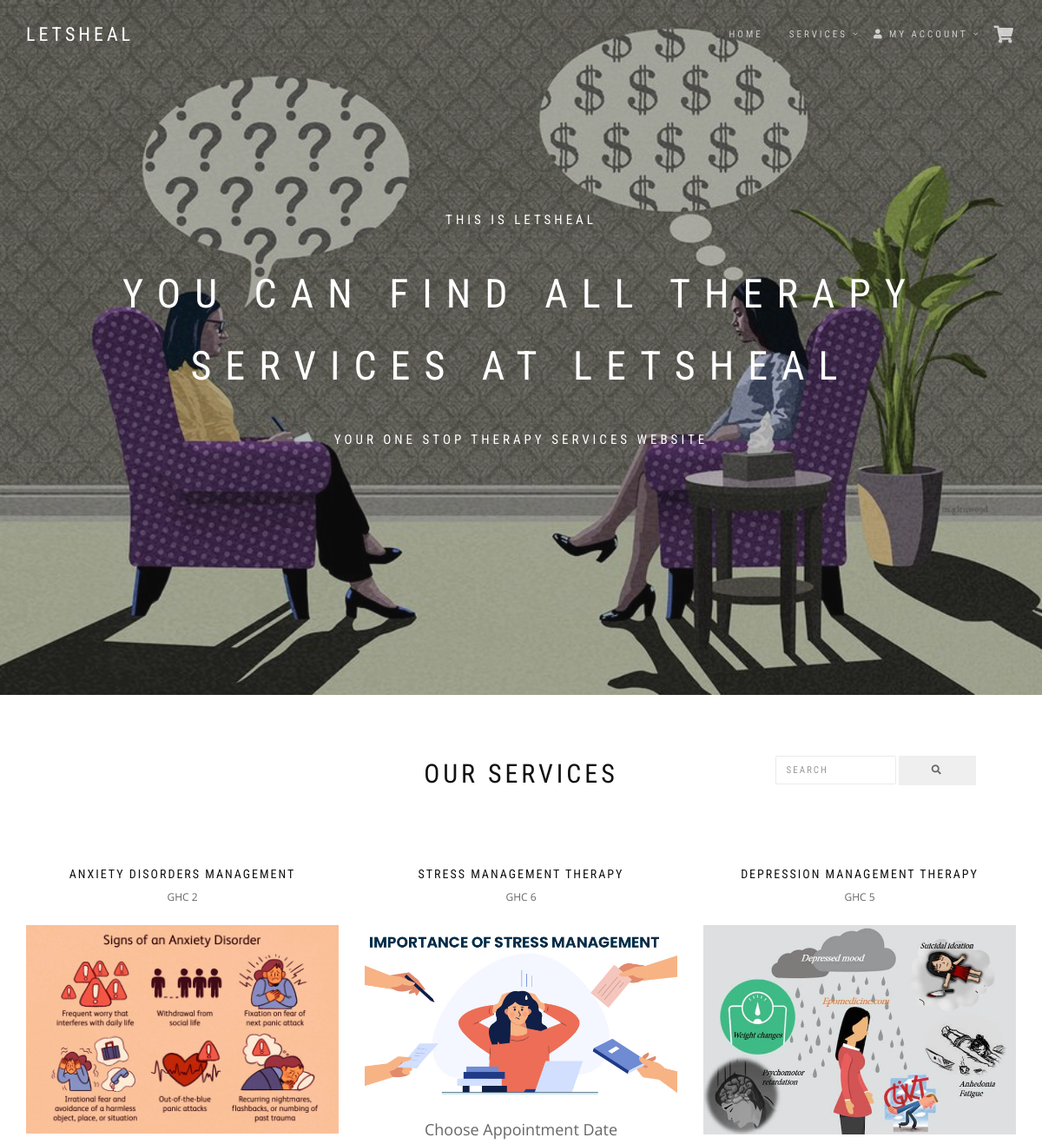
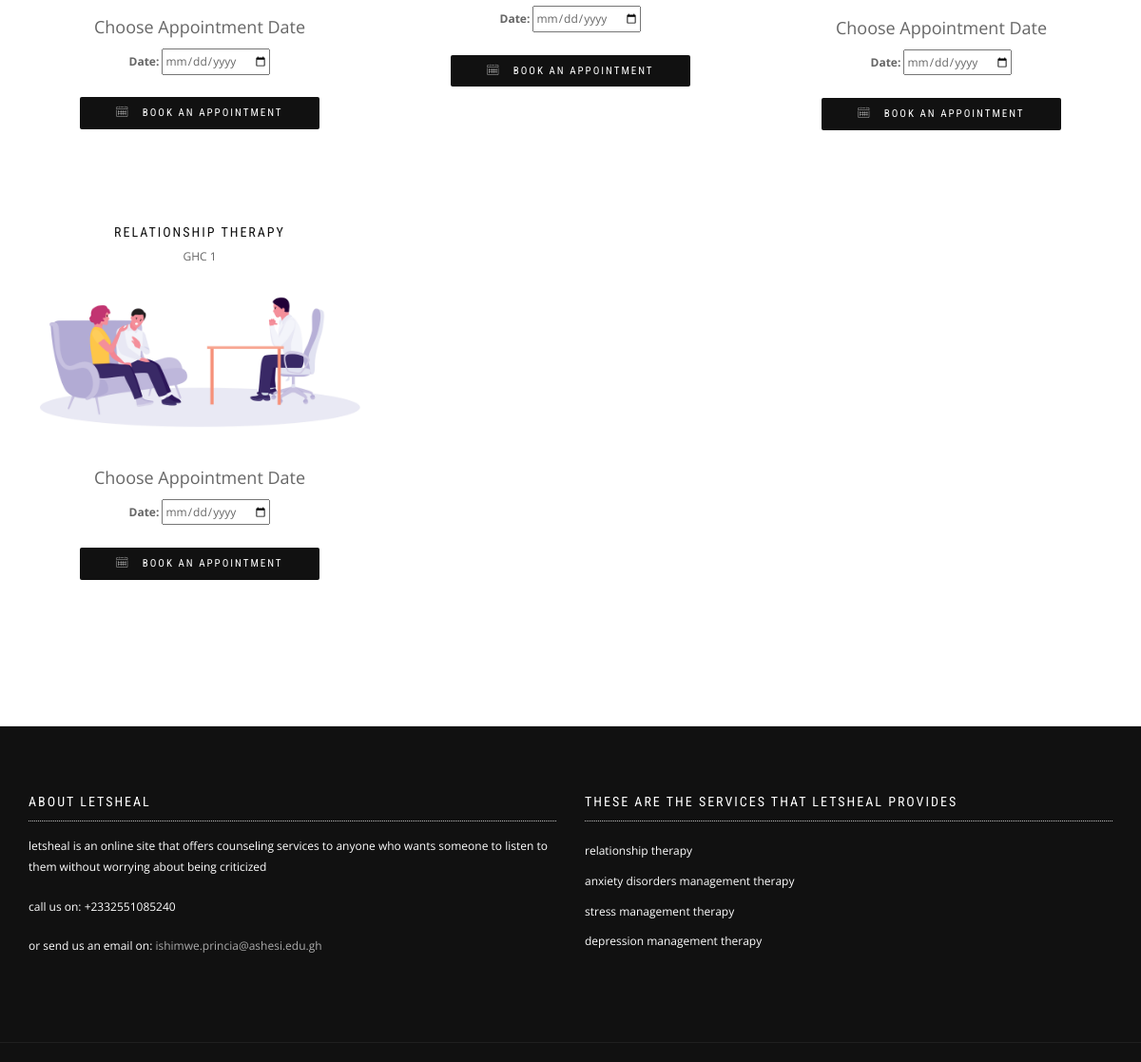
Page /views/shop.php on the committed database (2 pictures, top to bottom).
### tables this page shows
CREATE TABLE `services` (
  `service_id` int(11) NOT NULL,
  `service_cat` int(11) NOT NULL,
  `service_brand` int(11) NOT NULL,
  `service_title` varchar(200) NOT NULL,
  `service_price` double NOT NULL,
  `service_desc` varchar(500) DEFAULT NULL,
  `service_image` varchar(100) DEFAULT NULL,
  `service_keywords` varchar(100) DEFAULT NULL
);

### settings/db_connect.php (called while the page is built, shortened)
<?php
class Connection{
	public $db = null;
	public $results = null;
	function connection(){
		$this->db = mysqli_connect(SERVER, USER, PASSWORD, DATABASE);
		return true;
	}
	function query($query){
		$this->results = mysqli_query($this->db, $query);
		return true;
	}
	function fetch($query){
		if($this->query($query)) {
			return mysqli_fetch_all($this->results, MYSQLI_ASSOC);
		}
		return false;
	}
}
?>

### controllers/service_controller.php (called while the page is built, shortened)
<?php
require('../classes/service_class.php');
function select_all_services_ctr(){
    $service_instance = new Service_class();
    return $service_instance->select_all_services_cls();
}
?>

### classes/service_class.php (called while the page is built, shortened)
<?php
include_once('../settings/db_connect.php');
class Service_class extends Connection{
    function select_all_services_cls(){
		$sql = "SELECT * FROM `services`";
		return $this->fetch($sql);
	}
}
?>

### views/shop.php (the view, shortened to what this page needs)
<?php
require('../controllers/service_controller.php');
include('menu.php');
?>
<section class="home-section home-fade home-full-height" id="home">
  <div class="hero-slider">
    <ul class="slides">
      <li class="bg-dark-30 bg-dark shop-page-header" style="background-image:url(&quot;../assets/images/landing/Tbcg.JPG&quot;);">
        <div class="titan-caption">
          <div class="caption-content">
            <div class="font-alt mb-30 titan-title-size-1">This is letsheal</div>
            <div class="font-alt mb-30 titan-title-size-3"> you can find all therapy services at letsheal</div>
            <div class="font-alt mb-40 titan-title-size-1">Your one stop therapy services website</div>
        </div>
      </li>
    </ul>
  </div>
</section>
<div class="main">
  <section class="module-small" id="services">
    <div class="container">
      <div class="row">
        <div class="col-sm-6 col-sm-offset-3">
          <h2 class="module-title font-alt">Our services</h2>
        </div>
        <form class="form-inline" method="get" action="../actions/search.php">
          <input class="form-control" type="search" placeholder="Search"  name="searchTerm">
          <button class="btn btn-outline-success my-2 my-sm-0" type="submit" name="search"><i class ="fa fa-search"></i></button>
        </form>
      </div>
      <div class="row multi-columns-row">
        <?php
          $services=select_all_services_ctr();
          foreach ($services as $service){
            $id=$service['service_id'];
        ?>
        <div class="col-sm-6 col-md-4 col-lg-4">
          <div class="shop-item">
          <h4 class="shop-item-title font-alt"><a href="single_service.php?id=<?= $id;?>" ><?= $service['service_title']?></a></h2>GHC <?= $service['service_price']?>
        <br> <br>
            <div class="shop-item-image"><img src=<?php echo $service['service_image'];?> />
            </div>
            <div class="cart" style="padding-top:5%">
            <div>
                  <h4>Choose Appointment Date</h4>
                  <form action="../actions/add_to_cart.php?sid=" method="POST">
                    <label for="appointment">Date:</label>
                    <input type="date" id="appointment" name="appointment"><br><br>
                    <button type="submit" class="btn btn-round btn-b"><span><i class="icon-calendar"></i> &nbsp; Book an Appointment</span></button>
                  </form>
                </div><br><br>
            </div>
            </div>
        </div>
          <?php }; ?>
  </section>
<?php include('../views/footer.php');?>

### views/menu.php (shortened to what this page needs)
<!DOCTYPE html>
<html lang="en-US" dir="ltr">
  <head>
    <link href="../assets/lib/bootstrap/dist/css/bootstrap.min.css" rel="stylesheet">
    <link href="../assets/lib/animate.css/animate.css" rel="stylesheet">
    <link href="../assets/lib/components-font-awesome/css/font-awesome.min.css" rel="stylesheet">
    <link href="../assets/lib/et-line-font/et-line-font.css" rel="stylesheet">
    <link href="../assets/lib/flexslider/flexslider.css" rel="stylesheet">
    <link href="../assets/lib/owl.carousel/dist/assets/owl.carousel.min.css" rel="stylesheet">
    <link href="../assets/lib/owl.carousel/dist/assets/owl.theme.default.min.css" rel="stylesheet">
    <link href="../assets/lib/magnific-popup/dist/magnific-popup.css" rel="stylesheet">
    <link href="../assets/lib/simple-text-rotator/simpletextrotator.css" rel="stylesheet">
    <link href="../assets/css/style.css" rel="stylesheet">
    <link id="color-scheme" href="../assets/css/colors/default.css" rel="stylesheet">
    <link rel="stylesheet" href="https://cdnjs.cloudflare.com/ajax/libs/font-awesome/5.13.0/css/all.min.css">
  </head>
  <body data-spy="scroll" data-target=".onpage-navigation" data-offset="60">
    <main>
      <nav class="navbar navbar-custom navbar-fixed-top " role="navigation">
        <div class="container">
          <div class="navbar-header">
            <a class="navbar-brand" href="#">letsheal</a>
          </div>
          <div class="collapse navbar-collapse" id="custom-collapse">
            <ul class="nav navbar-nav navbar-right">
                <li ><a  href="../views/shop.php" >Home</a>
                <li class= "dropdown"><a  class="dropdown-toggle" href="./shop.php" >services</a>
                </li>
                <li class= "dropdown"><a  class="dropdown-toggle" href="./shop.php" ><i class="fa fa-user" aria-hidden="true"></i> My Account</a>
                </li>
                <li><a  href="cart.php" ><i class="fa fa-shopping-cart" style="font-size:20px"></i></a> </li>
          </div>
        </div>
      </nav>

### views/footer.php (shortened to what this page needs)
<div class="module-small bg-dark">
  <div class="container">
    <div class="row">
      <div class="col-sm-6">
        <div class="widget">
          <h5 class="widget-title font-alt">About letsheal</h5>
          <p>letsheal is an online site that offers counseling services to anyone
                who wants someone to listen to them without worrying about being criticized</p>
          <p>call us on: +2332551085240</p>
          <p> or send us an email on:<a href="#"> ishimwe.princia@ashesi.edu.gh</a></p>
        </div>
      </div>
      <div class="col-sm-6">
        <div class="widget">
          <h5 class="widget-title font-alt">these are the services that letsheal provides</h5>
          <ul class="icon-list">
            <li>relationship therapy </li>
            <li>anxiety disorders management therapy </li>
            <li>stress management therapy</li>
            <li>depression management therapy</li>
          </ul>
        </div>
      </div>
    </div>
  </div>
</div>
<footer class="footer bg-dark">
  </div>

### rows in the picture
services: service_title "ANXIETY DISORDERS MANAGEMENT", service_price "2", service_image (picture)
services: service_title "STRESS MANAGEMENT THERAPY", service_price "6", service_image (picture)
services: service_title "DEPRESSION MANAGEMENT THERAPY", service_price "5", service_image (picture)
services: service_title "RELATIONSHIP THERAPY", service_price "1", service_image (picture)
